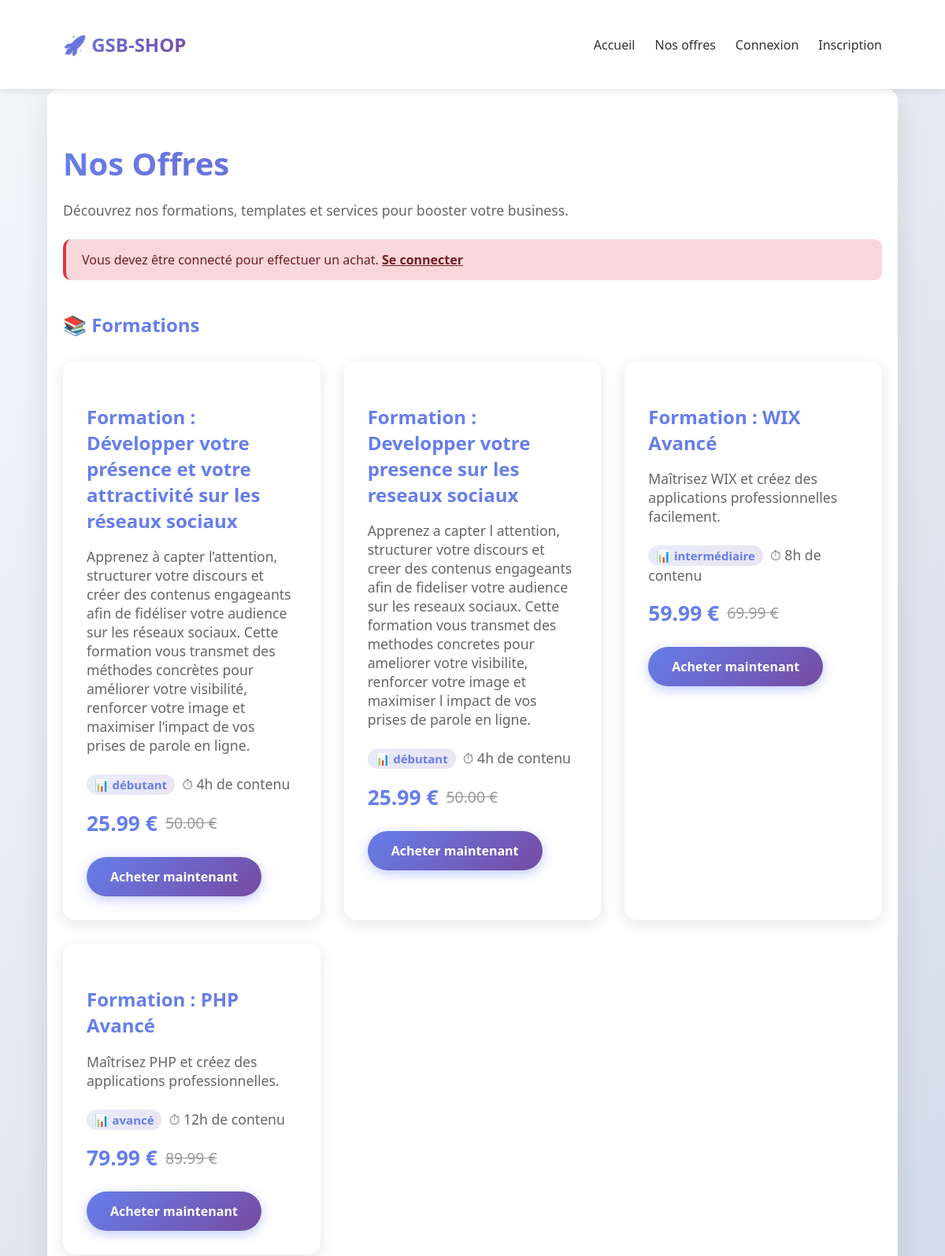
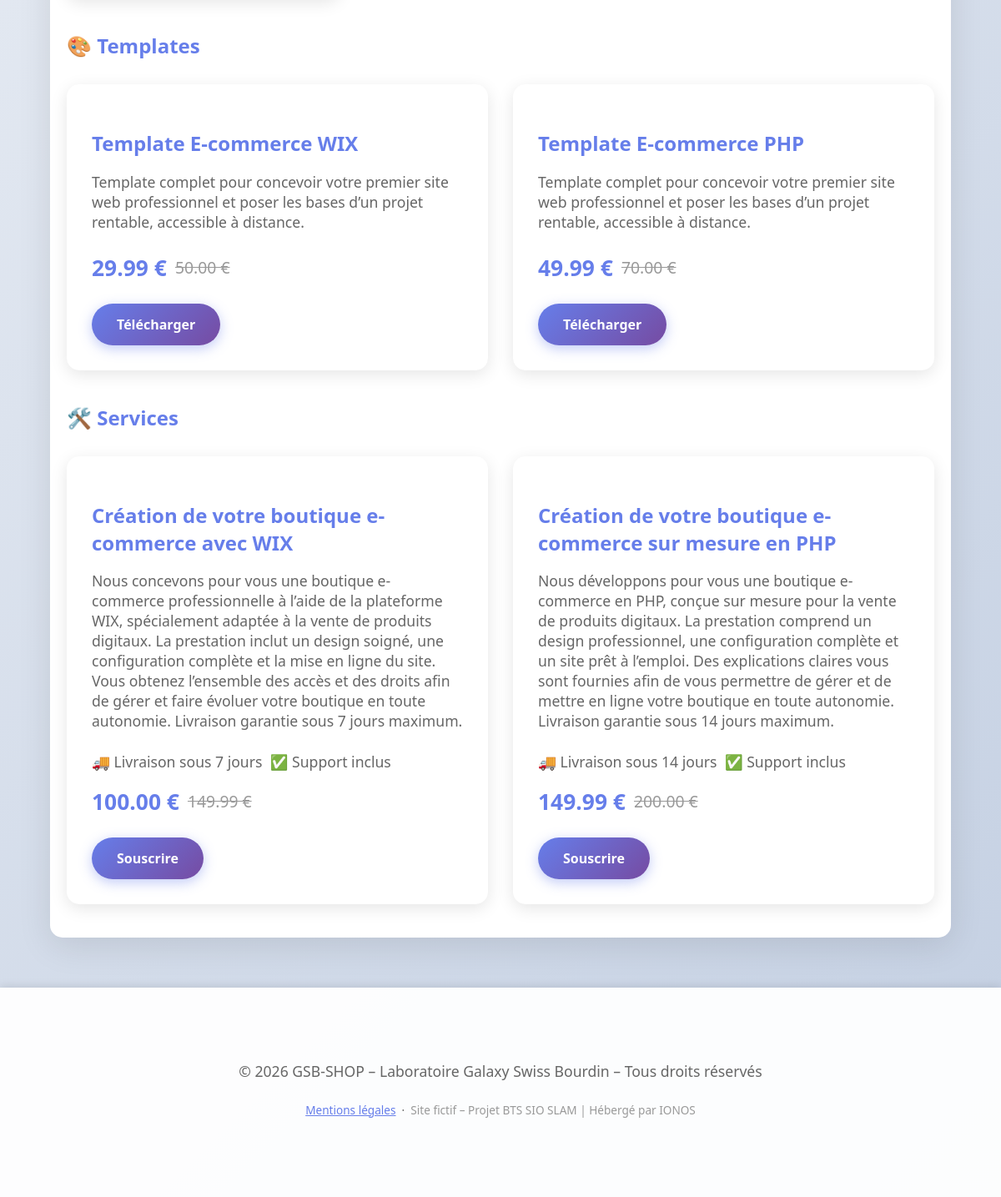
The page /checkout.php on the database its author committed (2 pictures, top to bottom).
### tables this page shows
CREATE TABLE `formations` (
  `product_id` int NOT NULL,
  `niveau` enum('débutant','intermédiaire','avancé') NOT NULL DEFAULT 'débutant',
  `duree_heures` int NOT NULL DEFAULT '1'
);

CREATE TABLE `products` (
  `id` int NOT NULL,
  `name` varchar(200) NOT NULL,
  `description` text,
  `price` decimal(10,2) NOT NULL,
  `old_price` decimal(10,2) DEFAULT NULL,
  `type` enum('formation','template','service') NOT NULL,
  `created_at` timestamp NULL DEFAULT CURRENT_TIMESTAMP
);

CREATE TABLE `services` (
  `product_id` int NOT NULL,
  `delai_jours` int NOT NULL DEFAULT '7',
  `inclut_support` tinyint(1) NOT NULL DEFAULT '1'
);

### session.php (called while the page is built, shortened)
<?php
function isLoggedIn(): bool {
    return isset($_SESSION['user_id']);
}

### Produit.php (called while the page is built, shortened)
<?php
class Produit {
    protected int    $id;
    protected string $nom;
    protected string $description;
    protected float  $prix;
    protected float  $ancienPrix;
    protected string $type;
    public function __construct(
        int    $id,
        string $nom,
        string $description,
        float  $prix,
        float  $ancienPrix,
        string $type
    ) {
        $this->id          = $id;
        $this->nom         = $nom;
        $this->description = $description;
        $this->prix        = $prix;
        $this->ancienPrix  = $ancienPrix;
        $this->type        = $type;
    }
    public function getId(): int          { return $this->id; }
    public function getNom(): string      { return $this->nom; }
    public function getDescription(): string { return $this->description; }
    public function getAncienPrix(): float { return $this->ancienPrix; }
    public function getType(): string     { return $this->type; }
    public function afficherPrix(): string {
        return number_format($this->prix, 2) . ' €';
    }
    public function afficherAncienPrix(): string {
        return number_format($this->ancienPrix, 2) . ' €';
    }
}

### CatalogueProduits.php (called while the page is built, shortened)
<?php
require_once __DIR__ . '/Produit.php';
require_once __DIR__ . '/Formation.php';
require_once __DIR__ . '/Service.php';
class CatalogueProduits {
    private array $produits = [];
    public function charger(PDO $conn): void {
        $this->produits = [];
        $stmt = $conn->prepare("
            SELECT p.id, p.name, p.description, p.price, p.old_price,
                   f.niveau, f.duree_heures
            FROM products p
            INNER JOIN formations f ON f.product_id = p.id
            ORDER BY p.price
        ");
        $stmt->execute();
        foreach ($stmt->fetchAll(PDO::FETCH_ASSOC) as $row) {
            $this->produits[] = new Formation(
                (int)$row['id'],
                $row['name'],
                $row['description'],
                (float)$row['price'],
                (float)$row['old_price'],
                $row['niveau'],
                (int)$row['duree_heures']
            );
        }
        $stmt = $conn->prepare("
            SELECT p.id, p.name, p.description, p.price, p.old_price,
                   s.delai_jours, s.inclut_support
            FROM products p
            INNER JOIN services s ON s.product_id = p.id
            ORDER BY p.price
        ");
        $stmt->execute();
        foreach ($stmt->fetchAll(PDO::FETCH_ASSOC) as $row) {
            $this->produits[] = new Service(
                (int)$row['id'],
                $row['name'],
                $row['description'],
                (float)$row['price'],
                (float)$row['old_price'],
                (int)$row['delai_jours'],
                (bool)$row['inclut_support']
            );
        }
        $stmt = $conn->prepare("
            SELECT p.id, p.name, p.description, p.price, p.old_price
            FROM products p
            WHERE p.type = 'template'
            ORDER BY p.price
        ");
        $stmt->execute();
        foreach ($stmt->fetchAll(PDO::FETCH_ASSOC) as $row) {
            $this->produits[] = new Produit(
                (int)$row['id'],
                $row['name'],
                $row['description'],
                (float)$row['price'],
                (float)$row['old_price'],
                'template'
            );
        }
    }
    public function getParType(string $type): array {
        return array_filter(
            $this->produits,
            fn(Produit $p) => $p->getType() === $type
        );
    }
}

### Formation.php (called while the page is built, shortened)
<?php
require_once __DIR__ . '/Produit.php';
class Formation extends Produit {
    private string $niveau;
    private int    $dureeHeures;
    public function __construct(
        int    $id,
        string $nom,
        string $description,
        float  $prix,
        float  $ancienPrix,
        string $niveau,
        int    $dureeHeures
    ) {
        $this->niveau       = $niveau;
        $this->dureeHeures  = $dureeHeures;
    }
    public function getNiveau(): string    { return $this->niveau; }
    public function afficherDuree(): string {
        return $this->dureeHeures . 'h de contenu';
    }
}

### Service.php (called while the page is built, shortened)
<?php
require_once __DIR__ . '/Produit.php';
class Service extends Produit {
    private int  $delaiJours;
    private bool $inclutSupport;
    public function __construct(
        int    $id,
        string $nom,
        string $description,
        float  $prix,
        float  $ancienPrix,
        int    $delaiJours,
        bool   $inclutSupport
    ) {
        $this->delaiJours    = $delaiJours;
        $this->inclutSupport = $inclutSupport;
    }
    public function inclutSupport(): bool     { return $this->inclutSupport; }
    public function afficherDelai(): string {
        return 'Livraison sous ' . $this->delaiJours . ' jours';
    }
}

### checkout.php (the view, shortened to what this page needs)
<?php
require_once __DIR__ . '/config/session.php';
require_once __DIR__ . '/models/CatalogueProduits.php';
$formations = [];
$templates  = [];
$services   = [];
try {
    $db        = new Database();
    $conn      = $db->getConnection();
    $catalogue = new CatalogueProduits();
    $catalogue->charger($conn);
    $formations = $catalogue->getParType('formation');
    $templates  = $catalogue->getParType('template');
    $services   = $catalogue->getParType('service');
} catch (Exception $e) {
    $erreurBDD = $e->getMessage();
}
require_once __DIR__ . '/templates/header.php';
?>
<main class="container">
    <h1>Nos Offres</h1>
    <p>Découvrez nos formations, templates et services pour booster votre business.</p>
    <?php if (!isLoggedIn()): ?>
        <div class="alert alert-error">
            Vous devez être connecté pour effectuer un achat.
            <a href="/login.php" style="color:#721c24;font-weight:600;text-decoration:underline;">Se connecter</a>
        </div>
    <?php endif; ?>
    <h2 style="margin-top:40px;color:#667eea;">📚 Formations</h2>
    <div class="cards">
        <?php foreach ($formations as $produit):  ?>
            <div class="card">
                <h3><?= htmlspecialchars($produit->getNom()) ?></h3>
                <p><?= htmlspecialchars($produit->getDescription()) ?></p>
                <p style="margin-bottom:8px;">
                    <span class="badge-niveau">📊 <?= htmlspecialchars($produit->getNiveau()) ?></span>
                    &nbsp;⏱ <?= htmlspecialchars($produit->afficherDuree()) ?>
                </p>
                <p style="display:flex;align-items:center;gap:10px;">
                    <span style="font-size:1.5em;font-weight:bold;color:#667eea;"><?= $produit->afficherPrix() ?></span>
                    <?php if ($produit->getAncienPrix() > 0): ?>
                        <span style="text-decoration:line-through;color:#999;font-size:1.1em;"><?= $produit->afficherAncienPrix() ?></span>
                    <?php endif; ?>
                </p>
                <a class="btn" href="/process_payment.php?product_id=<?= $produit->getId() ?>">Acheter maintenant</a>
            </div>
        <?php endforeach; ?>
    </div>
    <h2 style="margin-top:40px;color:#667eea;">🎨 Templates</h2>
    <div class="cards">
        <?php foreach ($templates as $produit):  ?>
            <div class="card">
                <h3><?= htmlspecialchars($produit->getNom()) ?></h3>
                <p><?= htmlspecialchars($produit->getDescription()) ?></p>
                <p style="display:flex;align-items:center;gap:10px;">
                    <span style="font-size:1.5em;font-weight:bold;color:#667eea;"><?= $produit->afficherPrix() ?></span>
                    <?php if ($produit->getAncienPrix() > 0): ?>
                        <span style="text-decoration:line-through;color:#999;font-size:1.1em;"><?= $produit->afficherAncienPrix() ?></span>
                    <?php endif; ?>
                </p>
                <a class="btn" href="/process_payment.php?product_id=<?= $produit->getId() ?>">Télécharger</a>
            </div>
        <?php endforeach; ?>
    </div>
    <h2 style="margin-top:40px;color:#667eea;">🛠️ Services</h2>
    <div class="cards">
        <?php foreach ($services as $produit):  ?>
            <div class="card">
                <h3><?= htmlspecialchars($produit->getNom()) ?></h3>
                <p><?= htmlspecialchars($produit->getDescription()) ?></p>
                <p style="margin-bottom:8px;">
                    🚚 <?= htmlspecialchars($produit->afficherDelai()) ?>
                    &nbsp;<?= $produit->inclutSupport() ? '✅ Support inclus' : '' ?>
                </p>
                <p style="display:flex;align-items:center;gap:10px;">
                    <span style="font-size:1.5em;font-weight:bold;color:#667eea;"><?= $produit->afficherPrix() ?></span>
                    <?php if ($produit->getAncienPrix() > 0): ?>
                        <span style="text-decoration:line-through;color:#999;font-size:1.1em;"><?= $produit->afficherAncienPrix() ?></span>
                    <?php endif; ?>
                </p>
                <a class="btn" href="/process_payment.php?product_id=<?= $produit->getId() ?>">Souscrire</a>
            </div>
        <?php endforeach; ?>
    </div>
</main>
<?php require_once __DIR__ . '/templates/footer.php'; ?>

### style.css (style rules this page uses)
* { box-sizing: border-box; }
body { margin: 0; font-family: 'Segoe UI', sans-serif; background: linear-gradient(135deg, #f5f7fa 0%, #c3cfe2 100%); min-height: 100vh; color: #333; }
.container { width: 90%; max-width: 1100px; margin: 0 auto; padding: 40px 20px; }
main { background: white; border-radius: 15px; box-shadow: 0 10px 40px rgba(0,0,0,.1); padding: 50px; margin: 40px auto; margin-bottom: 40px; }
h1 { font-size: 2.5em; margin-bottom: 20px; background: linear-gradient(135deg, #667eea 0%, #764ba2 100%); -webkit-background-clip: text; -webkit-text-fill-color: transparent; background-clip: text; }
p { font-size: 1.1em; color: #666; margin-bottom: 25px; }
.btn { display: inline-block; padding: 14px 30px; background: linear-gradient(135deg, #667eea 0%, #764ba2 100%); color: #fff; text-decoration: none; border-radius: 50px; font-weight: 600; transition: all .3s; border: none; cursor: pointer; font-size: 16px; box-shadow: 0 4px 15px rgba(102,126,234,.4); }
.cards { display: grid; grid-template-columns: repeat(auto-fit, minmax(300px, 1fr)); gap: 30px; margin-top: 30px; }
.card { background: white; border-radius: 15px; padding: 30px; box-shadow: 0 5px 20px rgba(0,0,0,.1); transition: transform .3s, box-shadow .3s; }
.card h3 { color: #667eea; margin-bottom: 15px; font-size: 1.5em; }
.badge-niveau { display: inline-block; padding: 3px 10px; border-radius: 20px; font-size: .85em; font-weight: 600; background: linear-gradient(135deg, rgba(102,126,234,.15), rgba(118,75,162,.15)); color: #667eea; }
.alert { padding: 15px 20px; border-radius: 10px; margin-bottom: 20px; font-weight: 500; }
.alert-error { background: #f8d7da; color: #721c24; border-left: 4px solid #dc3545; }

### rows shown on the page
formations: product_id.name "Formation : Développer votre présence et votre attractivité sur les réseaux sociaux", product_id.description "Apprenez à capter l’attention, structurer votre discours et créer des contenus engageants afin de fidéliser votre audience sur les réseaux sociaux. Cette formation vous transmet des méthodes concrètes pour améliorer votre visibilité, renforcer votre image et maximiser l’impact de vos prises de parole en ligne.", niveau "débutant", duree_heures "4h de contenu", product_id.price "25.99 €", afficherAncienPrix "50.00 €"
formations: product_id.name "Formation : Developper votre presence sur les reseaux sociaux", product_id.description "Apprenez a capter l attention, structurer votre discours et creer des contenus engageants afin de fideliser votre audience sur les reseaux sociaux. Cette formation vous transmet des methodes concretes pour ameliorer votre visibilite, renforcer votre image et maximiser l impact de vos prises de parole en ligne.", niveau "débutant", duree_heures "4h de contenu", product_id.price "25.99 €", afficherAncienPrix "50.00 €"
formations: product_id.name "Formation : WIX Avancé", product_id.description "Maîtrisez WIX et créez des applications professionnelles facilement.", niveau "intermédiaire", duree_heures "8h de contenu", product_id.price "59.99 €", product_id.old_price "69.99 €"
formations: product_id.name "Formation : PHP Avancé", product_id.description "Maîtrisez PHP et créez des applications professionnelles.", niveau "avancé", duree_heures "12h de contenu", product_id.price "79.99 €", product_id.old_price "89.99 €"
products: name "Template E-commerce WIX", description "Template complet pour concevoir votre premier site web professionnel et poser les bases d’un projet rentable, accessible à distance.", price "29.99 €", afficherAncienPrix "50.00 €"
products: name "Template E-commerce PHP", description "Template complet pour concevoir votre premier site web professionnel et poser les bases d’un projet rentable, accessible à distance.", price "49.99 €", afficherAncienPrix "70.00 €"
services: product_id.name "Création de votre boutique e-commerce avec WIX", product_id.description "Nous concevons pour vous une boutique e-commerce professionnelle à l’aide de la plateforme WIX, spécialement adaptée à la vente de produits digitaux. La prestation inclut un design soigné, une configuration complète et la mise en ligne du site. Vous obtenez l’ensemble des accès et des droits afin de gérer et faire évoluer votre boutique en toute autonomie. Livraison garantie sous 7 jours maximum.", delai_jours "Livraison sous 7 jours", inclut_support "✅ Support inclus", afficherPrix "100.00 €", product_id.old_price "149.99 €"
services: product_id.name "Création de votre boutique e-commerce sur mesure en PHP", product_id.description "Nous développons pour vous une boutique e-commerce en PHP, conçue sur mesure pour la vente de produits digitaux. La prestation comprend un design professionnel, une configuration complète et un site prêt à l’emploi. Des explications claires vous sont fournies afin de vous permettre de gérer et de mettre en ligne votre boutique en toute autonomie. Livraison garantie sous 14 jours maximum.", delai_jours "Livraison sous 14 jours", inclut_support "✅ Support inclus", product_id.price "149.99 €", product_id.old_price "200.00 €"
